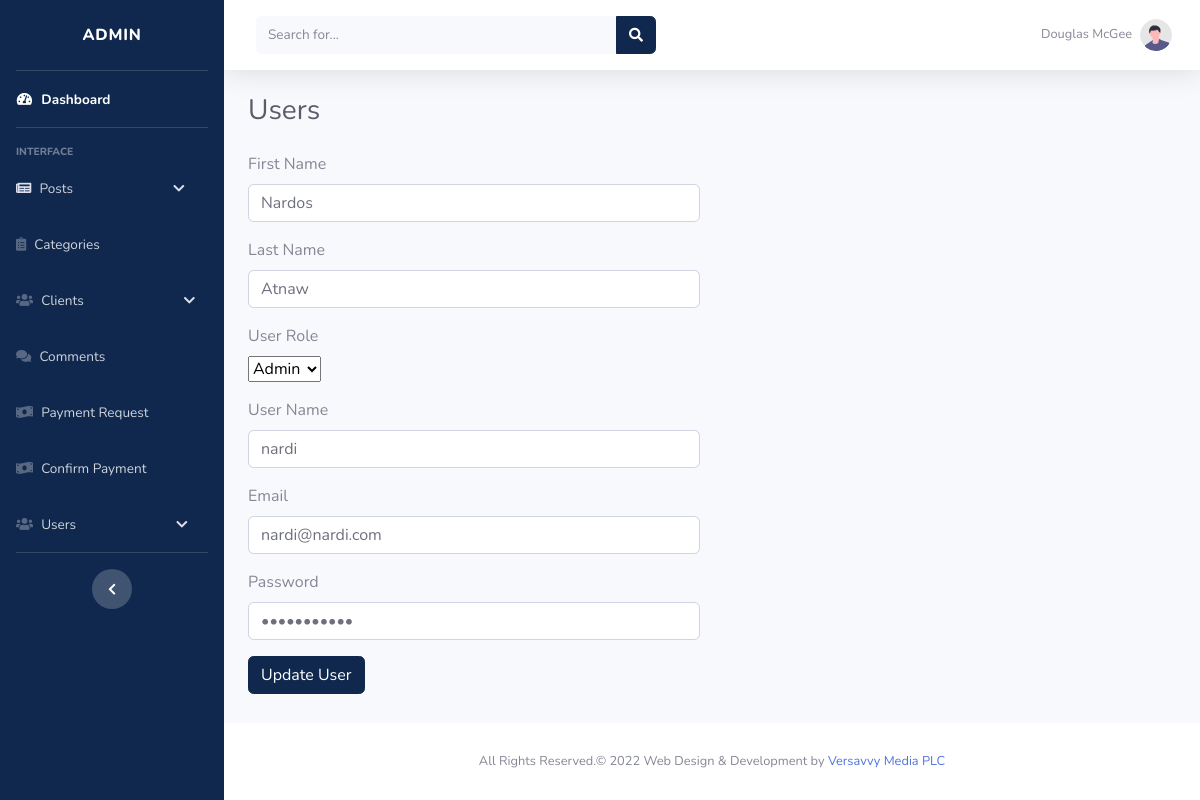
Page /admin/users.php?source=edit_user&edit=1 (signed in) on the committed database.
### tables this page shows
CREATE TABLE `users` (
  `user_id` int(3) NOT NULL,
  `user_name` varchar(255) NOT NULL,
  `user_password` varchar(255) NOT NULL,
  `user_firstname` varchar(255) NOT NULL,
  `user_lastname` varchar(255) NOT NULL,
  `user_email` varchar(255) NOT NULL,
  `user_image` text NOT NULL,
  `user_role` varchar(255) NOT NULL,
  `randSalt` varchar(255) NOT NULL
);

### admin/includes/edit_user.php (the view, shortened to what this page needs)
<?php
if (isset($_GET['edit'])) {
  $user_id = $_GET['edit'];
  $query = "SELECT * FROM users WHERE user_id = $user_id";
  $result = mysqli_query($connection, $query);
  while ($row = mysqli_fetch_assoc($result)) {
    $user_name = $row['user_name'];
    $user_password = $row['user_password'];
    $user_firstname = $row['user_firstname'];
    $user_lastname = $row['user_lastname'];
    $user_email = $row['user_email'];
    $user_role = $row['user_role'];
  }
}
?>
<form action="" method="POST" class="col-6">
  <div class="form-group">
    <label for="user_firstname"> First Name</label>
    <input type="text" class="form-control" value="<?php echo $user_firstname; ?>" name="user_firstname">
  </div>
  <div class="form-group">
    <label for="user_lastname"> Last Name</label>
    <input type="text" class="form-control" value="<?php echo $user_lastname; ?>" name="user_lastname">
  </div>
  <div class="form-group">
    <label for="user_role"> User Role </label> <br>
    <select name="user_role" id="">
    <option value="<?php echo $user_role; ?>"><?php echo $user_role; ?></option>
    </select>
  </div>
  <div class="form-group">
    <label for="post_status"> User Name</label>
    <input type="text" class="form-control" name="user_name" value="<?php echo $user_name; ?>">
  </div>
  <div class="form-group">
    <label for="post_status"> Email</label>
    <input type="email" class="form-control" value="<?php echo $user_email; ?>" name="user_email">
  </div>
  <div class="form-group">
    <label for="post_tags"> Password</label>
    <input type="password" class="form-control" value="<?php echo $user_password; ?>" name="user_password">
  </div>
  <div class="form-group">
    <input type="submit" class="btn btn-primary" name="update_user" value="Update User">
  </div>
</form>

### rows in the picture
users: user_firstname "Nardos", user_lastname "Atnaw", user_role "Admin", user_name "nardi", user_email "nardi@nardi.com"
